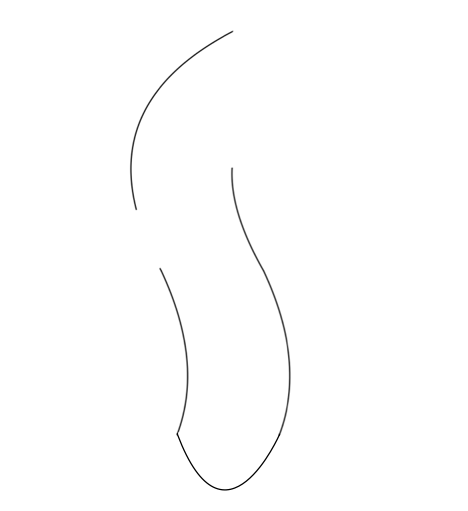
#> input picture src/libs/VirtualLidarMap/lidar04.png, 468 x 511 px
$ python graph2csv.py
#> lines starting #> are read from the running program, lines starting #| are printed output that depends on the picture; long printed decimals are rounded
import math


# 计算方位角函数
def azimuthAngle( x1, y1, x2, y2):
    angle = 0.0;
    dx = x2 - x1
    dy = y2 - y1
    if x2 == x1:
        angle = math.pi / 2.0
        if y2 == y1 :
            angle = 0.0
        elif y2 < y1 :
            angle = 3.0 * math.pi / 2.0
    elif x2 > x1 and y2 > y1:
        angle = math.atan(dx / dy)
    elif x2 > x1 and y2 < y1 :
        angle = math.pi / 2 + math.atan(-dy / dx)
    elif x2 < x1 and y2 < y1 :
        angle = math.pi + math.atan(dx / dy)
    elif x2 < x1 and y2 > y1 :
        angle = 3.0 * math.pi / 2.0 + math.atan(dy / -dx)
    return angle

def importlidar02():
    from PIL import Image
    import os
    im = Image.open(os.path.abspath(__file__).replace("graph2csv.py","") + "/" + "lidar04.png")
#> im is the input picture: PIL image 468x511 RGB; min 0, max 255, mean 253.9

    import matplotlib.pyplot as plt

    pixels = []
    rgblist = list(im.getdata())
#> rgblist = 239148 items
    # 0.443 0.861

    width, height = im.size
#> width = 468; height = 511
    count = 0
    for index in range(len(rgblist)):
        if(rgblist[index][0]) < 200:
            x = int(index % width) / 500 - 0.443
            y = int(index // width) / 500 - 0.861
            pixels.append([x, y])
#> after the loop, pixels = 1616 pairs, first value -0.183 to 0.137, second value -0.799 to 0.119

    print(pixels)
#| [[0.019, -0.799], [0.021, -0.799], [0.015, -0.797], [0.017, -0.797], [0.019, -0.797], [0.021, -0.797], [0.011, -0.795], [0.013, -0.795], [0.015, -0.795], [0.017, -0.795], [0.007, -0.793], [0.0090

    import numpy as np
    pts = np.asarray(pixels)
#> pts has the same summary as pixels

    final = []
    for pt in pts:
        # angle = math.atan(pt[1]/pt[0])
        # angle = azimuthAngle(0, 0, pt[0], pt[1])
        angle = math.atan2(pt[1], pt[0])
        if angle < 0.0:
            angle += math.pi * 2.0
        elif angle > math.pi * 2.0:
            angle -= math.pi * 2.0
        distance = math.sqrt(pt[1]**2 + pt[0]**2)
        final.append([angle, distance])
#> this loop made 1616 passes
#> (pt, angle, distance) on passes 1 to 12: ([0.019, -0.799], 4.74, 0.799), ([0.021, -0.799], 4.74, 0.799), ([0.015, -0.797], 4.73, 0.797), ([0.017, -0.797], 4.73, 0.797), ([0.019, -0.797], 4.74, 0.797), ([0.021, -0.797], 4.74, 0.797), ([0.011, -0.795], 4.73, 0.795), ([0.013, -0.795], 4.73, 0.795), ([0.015, -0.795], 4.73, 0.795), ([0.017, -0.795], 4.73, 0.795), ([0.007, -0.793], 4.72, 0.793), ([0.009, -0.793], 4.72, 0.793)
#> angle on passes 61 to 66: 4.66, 4.66, 4.67, 4.67, 4.66, 4.66
#> after the loop, final = 1616 pairs, first value 0.0084 to 6.27, second value 0.0816 to 0.799
    np.savetxt(os.path.abspath(__file__).replace("graph2csv.py","") + "/" + "lidar04.csv", final, fmt="%f", delimiter=",")

    x = []
    y = []
    for finalpt in final:
        x.append(finalpt[1] * math.cos(finalpt[0]))
        y.append(finalpt[1] * math.sin(finalpt[0]))
#> this loop made 1616 passes
#> finalpt on passes 1 to 3: [4.74, 0.799], [4.74, 0.799], [4.73, 0.797]
#> after the loop, x = 1616 values, max 0.137 at index 1068, min -0.183 at index 323, mean -0.0168; y = 1616 values, max 0.119 at index 1610, min -0.799 at index 0, mean -0.28


    plt.plot(x, y, 'oc')
    bottom, top = plt.ylim()  # return the current y-lim
    plt.ylim((top, bottom))  # rescale y axis, to match the grid orientation
    plt.grid(True)
    plt.show()
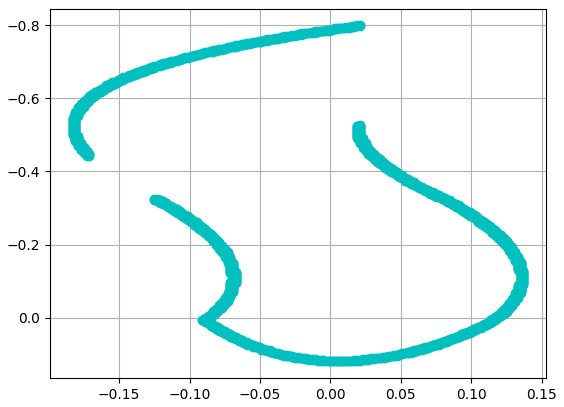
#> figure drawn by matplotlib, 1 panel


importlidar02()

$ run again, with src/libs/VirtualLidarMap/lidar02.png copied over src/libs/VirtualLidarMap/lidar04.png
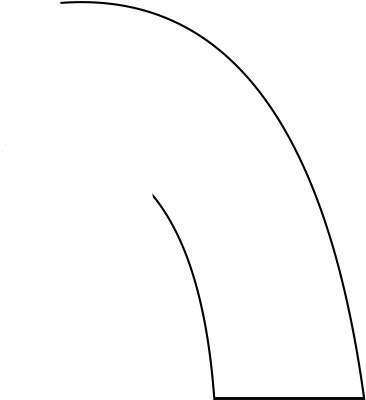
#> input picture src/libs/VirtualLidarMap/lidar02.png, 366 x 400 px
#> in importlidar02, im is the input picture: PIL image 366x400 RGB; min 0, max 255, mean 251.3
#> rgblist = 146400 items
#> the loop in importlidar02, `for index in range(len(rgblist)):` made 146400 passes
#> (x, y) on passes 430 to 437: (-0.317, -0.859), (-0.315, -0.859), (-0.313, -0.859), (-0.311, -0.859), (-0.309, -0.859), (-0.307, -0.859), (-0.305, -0.859), (-0.303, -0.859)
#> after the loop in importlidar02, `for index in range(len(rgblist)):`: pixels = 2483 pairs, first value -0.323 to 0.285, second value -0.859 to -0.063
#> (printed output is left out)
#> pts has the same summary as pixels
#> the loop in importlidar02, `for pt in pts:` made 2483 passes
#> (pt, angle, distance) on passes 1 to 8: ([-0.317, -0.859], 4.36, 0.916), ([-0.315, -0.859], 4.36, 0.915), ([-0.313, -0.859], 4.36, 0.914), ([-0.311, -0.859], 4.37, 0.914), ([-0.309, -0.859], 4.37, 0.913), ([-0.307, -0.859], 4.37, 0.912), ([-0.305, -0.859], 4.37, 0.912), ([-0.303, -0.859], 4.37, 0.911)
#> after the loop in importlidar02, `for pt in pts:`: final = 2483 pairs, first value 4.35 to 6.07, second value 0.063 to 0.916
#> the loop in importlidar02, `for finalpt in final:` made 2483 passes
#> finalpt on passes 1 to 3: [4.36, 0.916], [4.36, 0.915], [4.36, 0.914]
#> after the loop in importlidar02, `for finalpt in final:`: x = 2483 values, max 0.285 at index 2007, min -0.323 at index 88, mean 0.0559; y = 2483 values, max -0.063 at index 2457, min -0.859 at index 0, mean -0.401
#> in importlidar02, `plt.show()`:
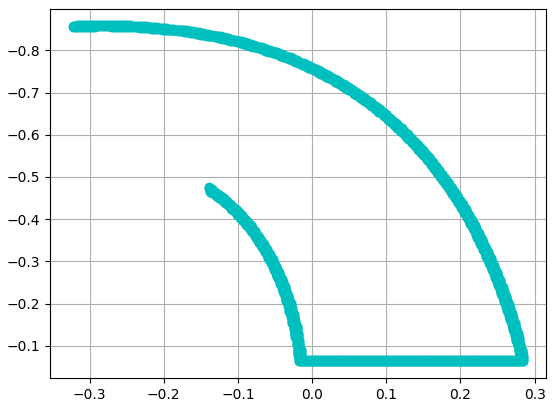
#> figure drawn by matplotlib, 1 panel
